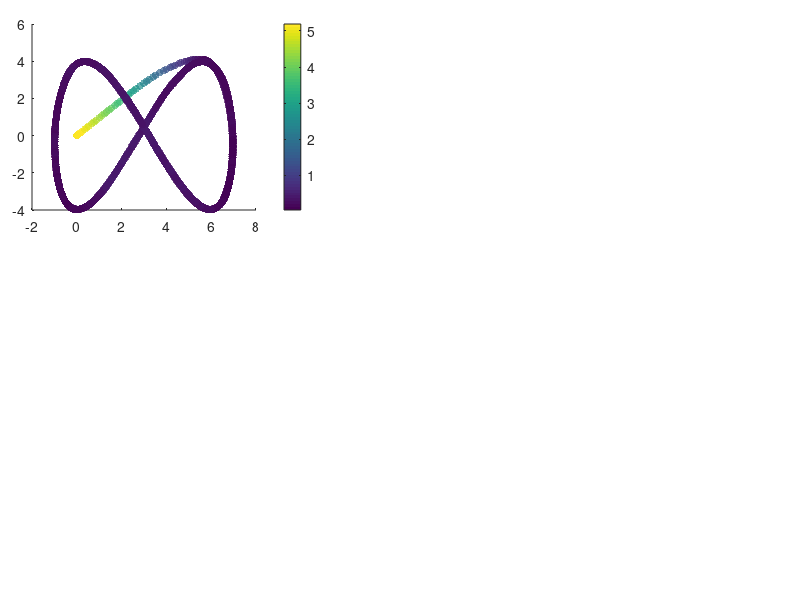

The MATLAB script that drew this image: (Note: this script raises an error after producing the figure.)
%% Code to show the results of the Inverse kinematic controller

% Clean variables
clc, clear all, close all;
 
% Load variables of the system
load("T_MPC_Din_UAV_Real.mat")

% Change variable size
h = h(:, 1:end-1);
h_p = h_p(:, 1:end-1);
v = v(:, 1:end-1);
hd = hd(:,1:length(h));
% Time definition 
t = t;

% Error definition
for k = 1:length(t)-N
    error_vector = hd(1:3, k)-h(1:3, k);
    error(k) = norm(error_vector,2);
end

% Figure propert%% Figures
lw = 1; % linewidth 1
lwV = 2; % linewidth 2
fontsizeLabel = 11; %11
fontsizeLegend = 11;
fontsizeTicks = 11;
fontsizeTitel = 11;
sizeX = 1300; % size figure
sizeY = 750; % size figure

% color propreties
c1 = [80, 81, 79]/255;
c2 = [244, 213, 141]/255;
c3 = [242, 95, 92]/255;
c4 = [112, 141, 129]/255;

C18 = [0 0 0];
c5 = [130, 37, 37]/255;
c6 = [205, 167, 37]/255;
c7 = [81, 115, 180]/255;

C1 = [246 170 141]/255;
C2 = [51 187 238]/255;
C3 = [0 153 136]/255;
C4 = [238 119 51]/255;
C5 = [204 51 17]/255;
C6 = [238 51 119]/255;
C7 = [187 187 187]/255;
C8 = [80 80 80]/255;
C9 = [140 140 140]/255;
C10 = [0 128 255]/255;
C11 = [234 52 89]/255;
C12 = [39 124 252]/255;
C13 = [40 122 125]/255;
%C14 = [86 215 219]/255;
C14 = [252 94 158]/255;
C15 = [244 171 39]/255;
C16 = [100 121 162]/255;
C17 = [255 0 0]/255;
%% New color slection

figure('Position', [500 500 sizeX sizeY])
set(gcf, 'Position', [500 500 sizeX sizeY]);
fig1_comps.fig = gcf;

% Figure 1
axes('Position',[0.04 0.65 .35 .31]);
%% Colorbar
scatter(h(1, :),h(2, :),30,error,'filled','MarkerFaceAlpha',0.7);
c = colorbar;
c.Label.Interpreter = 'latex';
c.Label.String = '$\textrm{Error}~||\tilde{\mathbf{\eta}}||$';

set(c,'TickLabelInterpreter','latex')

%% Desired Trajectory
hd_plot = line(hd(1,:),hd(2,:));
set(hd_plot, 'LineStyle', '--', 'Color', C8, 'LineWidth', 1.2*lw)

%% Real Trajectory
h_plot = line(h(1,:),h(2,:));
set(h_plot, 'LineStyle', '-', 'Color', C18, 'LineWidth', 1.2*lw)

%% Title of the image
hTitle_1 = title({'$\textrm{(a)}$'},'fontsize',14,'interpreter','latex','Color',C18);
%hXLabel_1 = xlabel('$x~[m]$','fontsize',9,'interpreter','latex', 'Color',C18);
hYLabel_1 = ylabel('$y~[m]$','fontsize',9,'interpreter','latex', 'Color',C18);

%% Legend nomeclature
hLegend_1 = legend([hd_plot, h_plot],{'$\mathbf{\eta}_d$','$\mathbf{\eta}$'},'fontsize',10,'interpreter','latex','Color',[255 255 255]/255,'Location','best','NumColumns',1,'TextColor','black');
set(gca,'ticklabelinterpreter','latex',...
        'fontsize',fontsizeTicks)
% Figure properties
ax_1 = gca;
ax_1.Box = 'on';
ax_1.BoxStyle = 'full';
ax_1.TickLength = [0.005;0.005];
ax_1.TickDirMode = 'auto';
ax_1.YMinorTick = 'on';
ax_1.XMinorTick = 'on';
% ax_2.XTickLabel = [];
ax_1.XMinorGrid = 'on';
ax_1.YMinorGrid = 'on';
%ax_2.MinorGridColor = '#8f8f8f';
ax_1.MinorGridAlpha = 0.15;
ax_1.LineWidth = 0.8;
ax_1.XLim = [min(h(1,:))-0.2 max(h(1,:))+0.2];
ax_1.YLim = [min(h(2,:))-0.2 max(h(2,:))+0.2];

% Figure 2
axes('Position',[0.04 0.28 .35 .31]);
%% Colorbar
scatter(h(1, :),h(3, :),30,error,'filled','MarkerFaceAlpha',0.7);
c = colorbar;
c.Label.Interpreter = 'latex';
c.Label.String = '$\textrm{Error}~||\tilde{\mathbf{\eta}}||$';

set(c,'TickLabelInterpreter','latex')

%% Desired Trajectory
hd_plot_2 = line(hd(1,:),hd(3,:));
set(hd_plot_2, 'LineStyle', '--', 'Color', C8, 'LineWidth', 1.2*lw)

%% Real Trajectory
h_plot_2 = line(h(1,:),h(3,:));
set(h_plot_2, 'LineStyle', '-', 'Color', C18, 'LineWidth', 1.2*lw)

%% Title of the image
hTitle_2 = title({'$\textrm{(b)}$'},'fontsize',14,'interpreter','latex','Color',C18);
hXLabel_2 = xlabel('$x~[m]$','fontsize',9,'interpreter','latex', 'Color',C18);
hYLabel_2 = ylabel('$z~[m]$','fontsize',9,'interpreter','latex', 'Color',C18);

%% Legend nomeclature
hLegend_2 = legend([hd_plot_2, h_plot_2],{'$\mathbf{\eta}_d$','$\mathbf{\eta}$'},'fontsize',10,'interpreter','latex','Color',[255 255 255]/255,'Location','best','NumColumns',1,'TextColor','black');
set(gca,'ticklabelinterpreter','latex',...
        'fontsize',fontsizeTicks)
% Figure properties
ax_2 = gca;
ax_2.Box = 'on';
ax_2.BoxStyle = 'full';
ax_2.TickLength = [0.005;0.005];
ax_2.TickDirMode = 'auto';
ax_2.YMinorTick = 'on';
ax_2.XMinorTick = 'on';
% ax_2.XTickLabel = [];
ax_2.XMinorGrid = 'on';
ax_2.YMinorGrid = 'on';
%ax_2.MinorGridColor = '#8f8f8f';
ax_2.MinorGridAlpha = 0.15;
ax_2.LineWidth = 0.8;
ax_2.XLim = [min(h(1,:))-0.2 max(h(1,:))+0.2];
ax_2.YLim = [min(h(3,:))-0.2 max(h(3,:))+0.2];

axes('Position',[0.45 0.65 .54 .31]);
%% Data generation
error_x_plot = line(t(1:length(h)),hd(1,:)-h(1,:));
set(error_x_plot, 'LineStyle', '-', 'Color', C5, 'LineWidth', 1.1*lw);
error_y_plot = line(t(1:length(h)),hd(2,:)-h(2,:));
set(error_y_plot, 'LineStyle', '-', 'Color', C3, 'LineWidth', 1.1*lw);
error_z_plot = line(t(1:length(h)),hd(3,:)-h(3,:));
set(error_z_plot, 'LineStyle', '-', 'Color', c7, 'LineWidth', 1.1*lw);

% fig1_comps.p1 = ul_plot;
%% Title of the image
hTitle_3 = title({'$\textrm{(c)}$'},'fontsize',14,'interpreter','latex','Color',C18);
%xlabel('$\textrm{Time}[s]$','fontsize',10,'interpreter','latex','Color',C18);
ylabel('$\textrm{Position Error}~[m]$','fontsize',10,'interpreter','latex', 'Color',C18);

%% Legend nomeclature
hLegend_3 = legend([error_x_plot,error_y_plot, error_z_plot],{'$\tilde{\mathbf{\eta}}_x$','$\tilde{\mathbf{\eta}}_y$','$\tilde{\mathbf{\eta}}_z$'},'fontsize',10,'interpreter','latex','Color',[255 255 255]/255,'Location','best','NumColumns',1,'TextColor','black');
 set(gca,'ticklabelinterpreter','latex',...
         'fontsize',fontsizeTicks)
%% Figure properties
ax_3 = gca;
ax_3.Box = 'on';
ax_3.BoxStyle = 'full';
ax_3.TickLength = [0.01;0.01];
ax_3.TickDirMode = 'auto';
ax_3.YMinorTick = 'on';
ax_3.XMinorTick = 'on';
ax_3.XMinorGrid = 'on';
ax_3.YMinorGrid = 'on';
%ax_1.MinorGridColor = '#8f8f8f';
ax_3.MinorGridAlpha = 0.15;
ax_3.LineWidth = 0.8;
ax_3.XLim = [0 t(end)];

axes('Position',[0.45 0.28 .54 .31]);
%% Data generation
error_vx_plot = line(t(1:length(h)),vc(1,:));
set(error_vx_plot, 'LineStyle', '-', 'Color', C7, 'LineWidth', 1.3*lw);
error_vy_plot = line(t(1:length(h)),vc(2,:));
set(error_vy_plot, 'LineStyle', '-', 'Color', C14, 'LineWidth', 1.3*lw);
error_vz_plot = line(t(1:length(h)),vc(3,:));
set(error_vz_plot, 'LineStyle', '-', 'Color', C15, 'LineWidth', 1.3*lw);

% fig1_comps.p1 = ul_plot;
%% Title of the image
hTitle_4 = title({'$\textrm{(d)}$'},'fontsize',14,'interpreter','latex','Color',C18);
xlabel('$\textrm{Time}[s]$','fontsize',10,'interpreter','latex','Color',C18);
ylabel('$\textrm{Control Inputs}~[m/s]$','fontsize',10,'interpreter','latex', 'Color',C18);

%% Legend nomeclature
hLegend_4 = legend([error_vx_plot,error_vy_plot, error_vz_plot],{'${\mu}_{l_{ref}}$','${\mu}_{m_{ref}}$','${\mu}_{n_{ref}}$'},'fontsize',10,'interpreter','latex','Color',[255 255 255]/255,'Location','best','NumColumns',1,'TextColor','black');
 set(gca,'ticklabelinterpreter','latex',...
         'fontsize',fontsizeTicks)
%% Figure properties
ax_4 = gca;
ax_4.Box = 'on';
ax_4.BoxStyle = 'full';
ax_4.TickLength = [0.01;0.01];
ax_4.TickDirMode = 'auto';
ax_4.YMinorTick = 'on';
ax_4.XMinorTick = 'on';
ax_4.XMinorGrid = 'on';
ax_4.YMinorGrid = 'on';
%ax_1.MinorGridColor = '#8f8f8f';
ax_4.MinorGridAlpha = 0.15;
ax_4.LineWidth = 0.8;
ax_4.XLim = [0 t(end)];

set(gcf, 'Color', 'w'); % Sets axes background
export_fig MPC_Nominal.pdf -q101